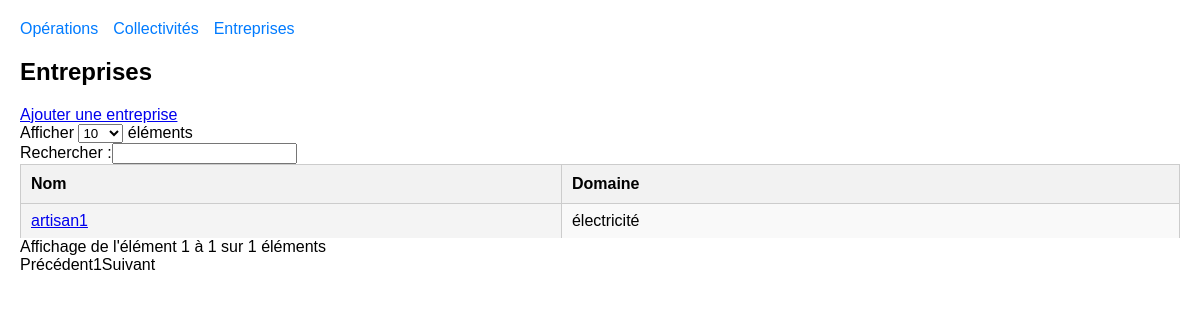
Page /entreprises/ on the earlier database version.
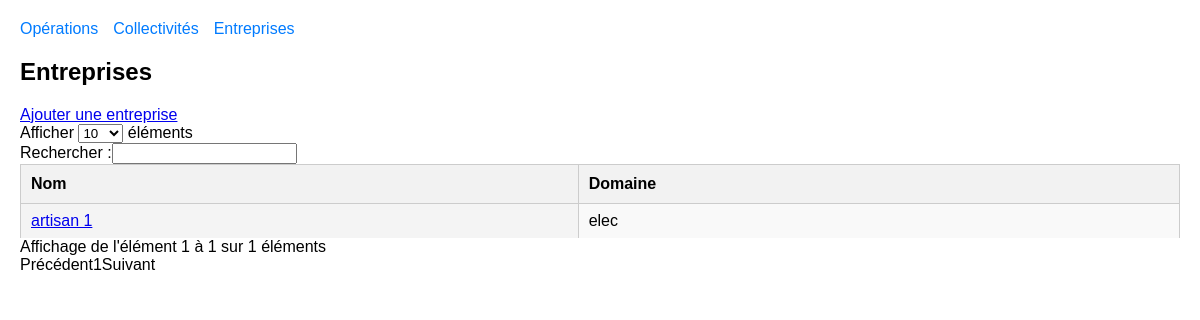
Same page on the later database version.
### operation/models.py (models this page shows, shortened)
class Entreprise(models.Model):
    nom = models.CharField(max_length=200)
    domaine = models.CharField(max_length=200)
    contact = models.CharField(max_length=200)

### operation/views.py (the view)
# urls.py: path('entreprises/', views.liste_entreprises, name='liste_entreprises'),
def liste_entreprises(request):
    entreprises = Entreprise.objects.all()
    return render(request, 'operation/liste_entreprises.html', {'entreprises': entreprises})

### operation/templates/operation/liste_entreprises.html (shortened to what this page needs)
{% extends 'operation/base.html' %}
{% load static %}
{% block content %}
<h2>Entreprises</h2>
<a href="{% url 'ajouter_entreprise' %}">Ajouter une entreprise</a>
<table id="table-entreprises" class="display">
    <thead>
        <tr>
            <th>Nom</th>
            <th>Domaine</th>
        </tr>
    </thead>
    <tbody>
        {% for e in entreprises %}
        <tr>
            <td><a href="{% url 'afficher_entreprise' e.id %}">{{ e.nom }}</a></td>
            <td>{{ e.domaine }}</td>
        </tr>
        {% endfor %}
    </tbody>
</table>
{% endblock %}

Differences in the rows shown:
changed Entreprise: nom "artisan1" → "artisan 1"; domaine "électricité" → "elec"
